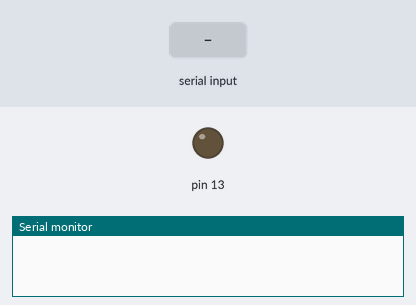
The sketch below on a simulated Arduino Uno, built with avr-gcc and run on an emulated ATmega328P. Parts: output pins drawn as LEDs (lit = HIGH), the last lines printed to the serial monitor. The inputs (shaded band) are chosen by the test bench.

Above: at 1.2 s.
1.3 s: byte 1 (1) received over Serial
At 2.4 s:
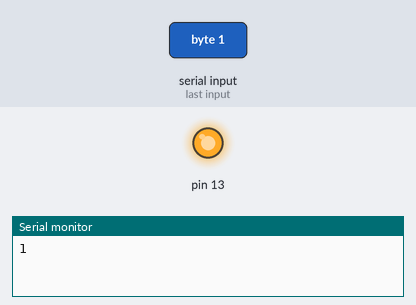
2.8 s: "1" received over Serial
At 3.5 s:
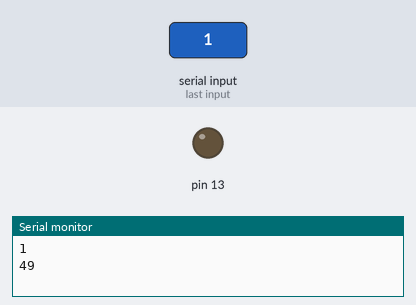
Timing chart, 0 to 5.8 s (numbered marks = the images above; inputs shaded):
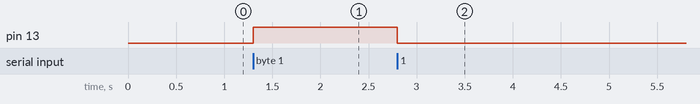

Measured:
- after the input at 1.3 s, pin 13: LOW → HIGH at once
- after the input at 2.8 s, pin 13: HIGH → LOW at once

The sketch:

9_3.ino
```cpp
void setup() {
  // put your setup code here, to run once:
  Serial.begin(9600);
  pinMode(13, OUTPUT);
}

void loop() {
  // put your main code here, to run repeatedly:
  if(Serial.available()) {
    int received_data = Serial.read();
    Serial.println(received_data);
    if (received_data == 1){
      digitalWrite(13, HIGH);
    }
    else {
      digitalWrite(13, LOW);
    }

  }

}
```
